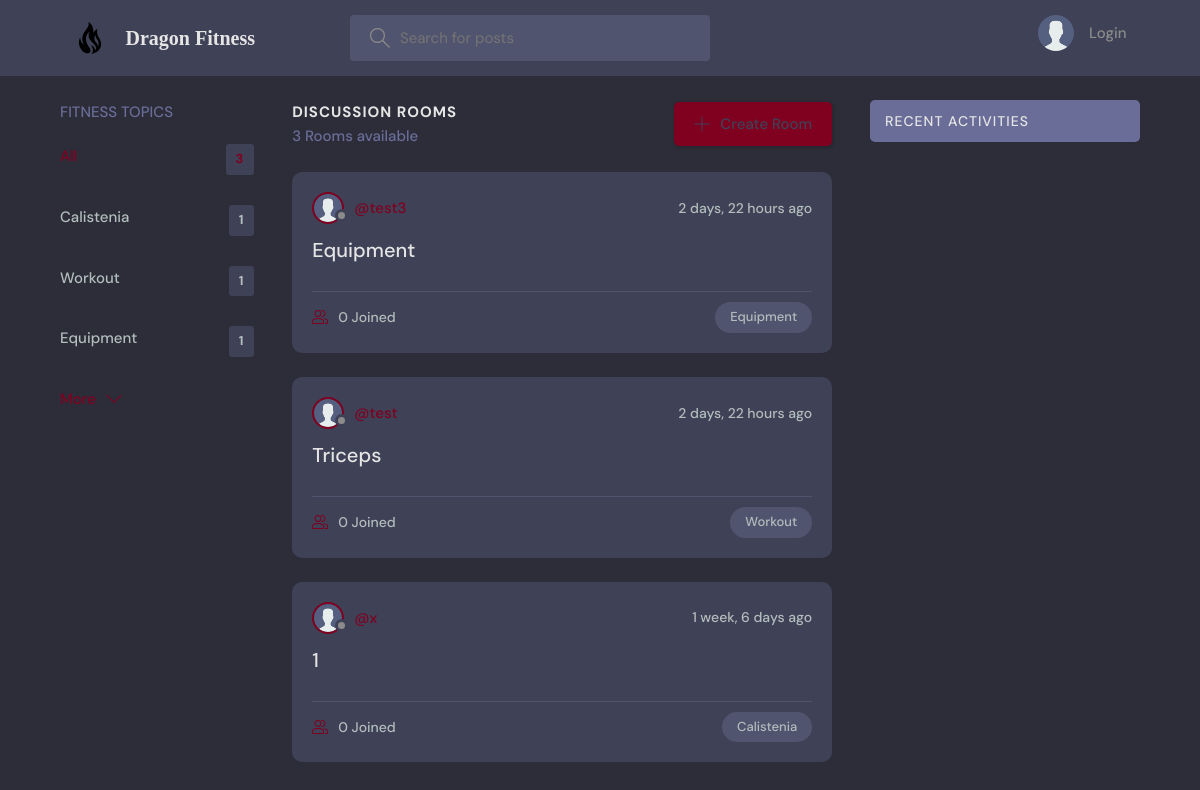
The page / on the database its author committed.
### playground/models.py (models this page shows, shortened)
class Topic(models.Model):
    name = models.CharField(max_length=200)

class Room(models.Model):
    host = models.ForeignKey(User, on_delete=models.SET_NULL, null=True)
    topic = models.ForeignKey(Topic, on_delete=models.SET_NULL, null=True)
    name = models.CharField(max_length=200)
    description = models.TextField(null=True, blank=True)
    participants = models.ManyToManyField(User, related_name='participants', blank=True)
    url = EmbedVideoField(null=True)
    updated = models.DateTimeField(auto_now=True)
    created = models.DateTimeField(auto_now_add=True)
    image = models.ImageField(null=True, upload_to='media')
    class Meta:
        ordering = ['-updated', '-created']

class User(AbstractUser):
    name = models.CharField(max_length=200, null=True)
    email = models.EmailField(unique=True, null=True)
    bio = models.TextField(null=True)
    avatar = models.ImageField(null=True, default="avatar.svg")
    USERNAME_FIELD = 'email'
    REQUIRED_FIELDS = []

### playground/views.py (the view)
# urls.py: path('', views.home, name="home"),
def home(request):
    q = request.GET.get('q') if request.GET.get('q') != None else ''
    rooms = Room.objects.filter(
        Q(topic__name__icontains=q) |
        Q(name__icontains=q) |
        Q(description__icontains=q)
    )
    topics = Topic.objects.all()[0:5]
    room_count = rooms.count()
    room_messages = Message.objects.filter(Q(room__topic__name__icontains=q))
    context = {'rooms': rooms, 'topics': topics, 'room_count': room_count, 'room_messages': room_messages}
    return render(request, 'playground/home.html', context)

### playground/templates/playground/home.html (shortened to what this page needs)
{% extends 'main.html' %}
{% block content %}
<main class="layout layout--3">
  <div class="container">
    {% include 'playground/topic_components.html' %}
    <div class="roomList">
      <div class="roomList__header">
        <div>
          <h2><strong>Discussion Rooms</strong></h2>
          <p>{{room_count}} Rooms available</p>
        </div>
        <a class="btn btn--main" href="{% url 'create-room' %}">
          <svg version="1.1" xmlns="http://www.w3.org/2000/svg" width="32" height="32" viewBox="0 0 32 32">
            <title>add</title>
            <path
              d="M16.943 0.943h-1.885v14.115h-14.115v1.885h14.115v14.115h1.885v-14.115h14.115v-1.885h-14.115v-14.115z"
            ></path>
          </svg>
          Create Room
        </a>
      </div>
      {% include 'playground/feed_components.html' %}
      </div>
    {% include 'playground/activity_component.html' %}
  </div>
</main>
{% endblock %}

### playground/templates/playground/topic_components.html (shortened to what this page needs)
<div class="topics">
      <div class="topics__header">
        <h2>Fitness Topics</h2>
      </div>
      <ul class="topics__list">
        <li>
          <a href="{% url 'home' %}" class="active">All <span>{{topics.count}}</span></a>
        </li>
          {% for topic in topics %}
        <li>
          <a href="{% url 'home' %}?q={{topic.name}}">{{topic.name}}<span>{{topic.room_set.all.count}}</span></a>
        </li>
          {% endfor %}
      </ul>
      <a class="btn btn--link" href="{% url 'topics' %}">
        <svg version="1.1" xmlns="http://www.w3.org/2000/svg" width="32" height="32" viewBox="0 0 32 32">
          <title>chevron-down</title>
          <path d="M16 21l-13-13h-3l16 16 16-16h-3l-13 13z"></path>
        </svg>
      </a>
    </div>

### playground/templates/playground/feed_components.html (shortened to what this page needs)
{% for room in rooms %}
{% load static %}
<div class="roomListRoom">
        <div class="roomListRoom__header">
          <a href="{% url 'user-profile' room.host.id %}" class="roomListRoom__author">
            <div class="avatar avatar--small">
              <img src="{{room.host.avatar.url}}" />
            </div>
            <span>@{{room.host.username}}</span>
          </a>
          <div class="roomListRoom__actions">
            <span>{{room.created|timesince}} ago</span>
          </div>
        </div>
        <div class="roomListRoom__content">
          <a href="{% url 'room' room.id %}">{{room.name}}</a>
        </div>
        <div class="roomListRoom__meta">
          <a href="{% url 'room' room.id %}" class="roomListRoom__joined">
            {{room.participants.all.count}} Joined
          </a>
          <p class="roomListRoom__topic">{{room.topic.name}}</p>
        </div>
      </div>
{% endfor %}

### static/styles/style.css (style rules this page uses)
:root { --color-main: #800020; --color-main-light: #c41c48; --color-dark: #3f4156; --color-dark-medium: #51546e; --color-dark-light: #696d97; --color-light: #e5e5e5; --color-gray: #8b8b8b; --color-light-gray: #b2bdbd; --color-bg: #2d2d39; --color-success: #5dd693; --color-error: #fc4b0b; }
* { font-family: "DM Sans", -apple-system, BlinkMacSystemFont, "Segoe UI", Roboto, Oxygen, Ubuntu, Cantarell, "Open Sans", "Helvetica Neue", sans-serif; margin: 0; padding: 0; box-sizing: border-box; text-rendering: optimizeLegibility; font-size: inherit; }
html { font-size: 56.25%; }
@media only screen and (min-width: 1200px) { html { font-size: 62.5%; } }
body { line-height: 1.6; font-weight: 400; font-size: 1.5rem; color: var(--color-light-gray); background-color: var(--color-bg); min-height: 100vh; }
img { width: 100%; }
a { display: inline-block; color: var(--color-main); text-decoration: none; }
.container { max-width: 120rem; width: 90%; margin: auto; }
.btn { background-color: transparent; border: none; display: inline-flex; align-items: center; gap: 1rem; cursor: pointer; transition: all ease-in-out 0.3s; padding: 1rem 2rem; border-radius: 5px; box-shadow: 1px 1px 3px 1px rgba(0, 0, 0, 0.15); font-weight: 500; }
.btn--link { border-radius: 0; padding: 0; color: var(--color-main); box-shadow: none; }
.btn--main { background-color: var(--color-main); color: var(--color-dark); }
.btn > svg { fill: currentColor; width: 1.6rem; height: 1.6rem; }
.avatar { position: relative; display: inline-block; border-radius: 50%; border: 2px solid var(--color-main); }
.avatar img { display: block; border-radius: 50%; object-fit: cover; object-position: center; }
.avatar::after { content: ""; display: block; position: absolute; background-color: var(--color-gray); z-index: 111; border-radius: 50%; border: 0.3rem solid var(--color-dark); }
.avatar.avatar--small img { width: 2.8rem; height: 2.8rem; }
.avatar.avatar--small:after { width: 0.7rem; height: 0.7rem; bottom: 0px; right: -6px; }
.layout { margin-top: 2.4rem; }
.layout > .container { display: flex; justify-content: space-between; align-items: flex-start; }
.layout--3 > .container > div:first-child { flex-basis: 18%; max-width: 22.5rem; }
.layout--3 > .container > div:nth-child(2) { flex-basis: 50%; }
.topics__header { margin-bottom: 2rem; }
.topics__header h2 { text-transform: uppercase; font-weight: 500; color: var(--color-dark-light); }
.topics__list { list-style: none; }
.topics__list li a { display: flex; justify-content: space-between; margin-bottom: 3rem; font-weight: 500; color: var(--color-light-gray); transition: all 0.3s ease-in-out; }
.topics__list li a.active, .topics__list li a:hover { color: var(--color-main); }
.topics__list li a span { padding: 0.5rem 1rem; background-color: var(--color-dark); border-radius: 3px; font-size: 1.3rem; font-weight: 700; letter-spacing: 1px; }
.roomList__header { display: flex; justify-content: space-between; align-items: center; margin-bottom: 2.4rem; }
.roomList__header h2 { text-transform: uppercase; font-weight: 500; color: var(--color-light); letter-spacing: 1px; }
.roomList__header p { font-weight: 500; color: var(--color-dark-light); }
.roomListRoom { margin-bottom: 2.4rem; background-color: var(--color-dark); border-radius: 1rem; padding: 2rem; }
.roomListRoom__header { display: flex; justify-content: space-between; align-items: center; }
.roomListRoom__author { font-weight: 500; display: flex; align-items: center; gap: 1rem; }
.roomListRoom__actions { display: flex; align-items: flex-start; gap: 1rem; position: relative; }
.roomListRoom__actions span { font-size: 1.4rem; font-weight: 500; }
.roomListRoom__content { margin: 1rem 0; }
.roomListRoom__content a { font-size: 2rem; font-weight: 500; margin-bottom: 1.5rem; color: var(--color-light); transition: all 0.3s ease-in-out; }
.roomListRoom__meta { border-top: 1px solid var(--color-dark-medium); padding-top: 1rem; display: flex; align-items: center; justify-content: space-between; }
.roomListRoom__joined { color: var(--color-light-gray); display: flex; align-items: center; gap: 1rem; font-size: 1.4rem; font-weight: 500; }
.roomListRoom__joined svg { fill: var(--color-main); width: 1.6rem; height: 1.6rem; }
.roomListRoom__topic { padding: 5px 1.5rem; background-color: var(--color-dark-medium); border-radius: 5rem; font-weight: 500; font-size: 1.3rem; }

### rows shown on the page
Topic: name "Calistenia", room_set.all.count "1"
Topic: name "Workout", room_set.all.count "1"
Topic: name "Equipment", room_set.all.count "1"
Room: host.avatar (placeholder picture), host.username "test3", created "2 days, 22 hours", name "Equipment", participants.all.count "0", topic.name "Equipment"
Room: host.avatar (placeholder picture), host.username "test", created "2 days, 22 hours", name "Triceps", participants.all.count "0", topic.name "Workout"
Room: host.avatar (placeholder picture), host.username "x", created "1 week, 6 days", name "1", participants.all.count "0", topic.name "Calistenia"

### other values the page prints
{{ topics.count }} "3"
{{ room_count }} "3"
